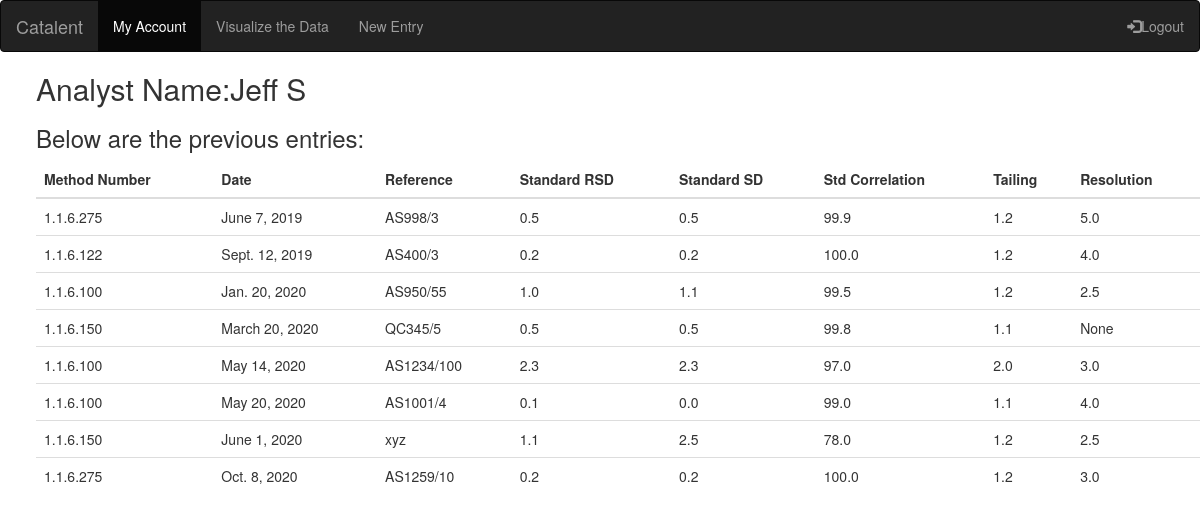
Page /myapp/list_entry (signed in) on the earlier database version.
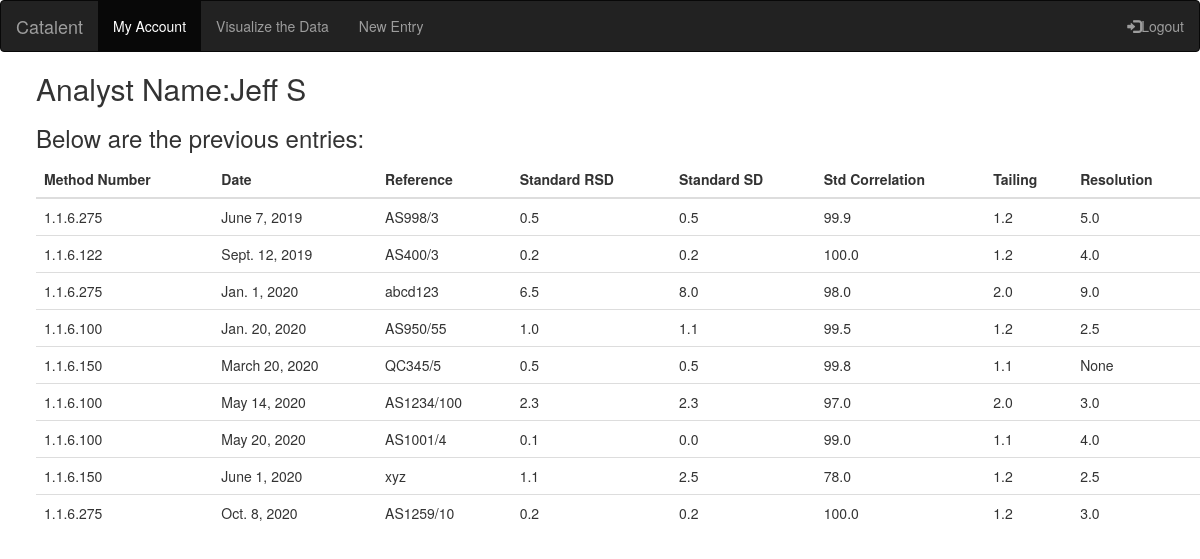
Same page on the later database version.
### myapp/models.py (models this page shows, shortened)
class Analysis(models.Model):
    analyst = models.ForeignKey(Analyst, on_delete=models.CASCADE)
    method = models.ForeignKey(Method, on_delete=models.CASCADE)
    date = models.DateField()
    reference = models.CharField(max_length=50)
    standard_RSD = models.FloatField()
    standardStdDev = models.FloatField()
    CorrelationOfStandards = models.FloatField(blank=True, null=True)
    peakTailing = models.FloatField(blank=True, null=True)
    resolution = models.FloatField(blank=True, null=True)
    class Meta:
        verbose_name_plural = "Analysis"
        ordering = ["date",]

class Method(models.Model):
    Method_Name = models.CharField(max_length=50,blank=True, null=True)
    Method_Number = models.CharField(max_length=50,blank=True, null=True)
    Method_ID = models.AutoField(primary_key=True)
    class Meta:
        verbose_name_plural = "Method"

### myapp/views.py (the view)
# urls.py: path(r'list_entry',views.list_entries, name='list_entry'),
def list_entries(request):
    if request.user.is_authenticated:
        print(request.user.username)
        analyst = Analyst.objects.get(first_name__iexact=request.user.username)
        analyst_details = Analysis.objects.filter(analyst__username__iexact=request.user.username)[:20]
        return render(request, 'myapp/list_entry.html', {'analyst_details': analyst_details, 'analyst': analyst})
    else:
        msg = 'Please login to see your entries'
        return render(request, 'myapp/order_response.html', {'msg': msg})

### myapp/templates/myapp/list_entry.html
{% extends 'myapp/base.html' %}
{% block body_block %}
<h2>Analyst Name:{{ analyst.first_name }} {{ analyst.last_name }}</h2>
    <h3>Below are the previous entries:</h3>
        <table class="table table-hover">
        <thead>
          <tr>
            <th>Method Number</th>
            <th>Date</th>
            <th>Reference</th>
            <th>Standard RSD</th>
            <th>Standard SD</th>
            <th>Std Correlation</th>
            <th>Tailing</th>
            <th>Resolution</th>
          </tr>
        </thead>
        <tbody>
        {% for ent in analyst_details %}
            <tr>
                <td>{{ ent.method.Method_Number }}</td>
                <td>{{ ent.date }}</td>
                <td>{{ ent.reference }}</td>
                <td>{{ ent.standard_RSD }}</td>
                <td>{{ ent.standardStdDev }}</td>
                <td>{{ ent.CorrelationOfStandards }}</td>
                <td>{{ ent.peakTailing }}</td>
                <td>{{ ent.resolution }}</td>
            </tr>
        {% endfor %}
        </tbody>
      </table>
{% endblock %}

### myapp/templates/myapp/base.html (shortened to what this page needs)
<!DOCTYPE html>
{% load static %}
<html>
    <head>
        <link rel="stylesheet" href="https://maxcdn.bootstrapcdn.com/bootstrap/3.4.1/css/bootstrap.min.css">
    </head>
    <body>
    <nav class="navbar navbar-inverse">
      <div class="container-fluid">
        <div class="navbar-header">
          <a class="navbar-brand" href="{% url 'myapp:user_login' %}">Catalent</a>
        </div>
          {% if request.session.username %}
            <ul class="nav navbar-nav">
              <li class="active"><a href="{% url 'myapp:list_entry' %}">My Account</a></li>
              <li><a href="{% url 'myapp:display' %}">Visualize the Data</a></li>
                <li><a href="{% url 'myapp:my_analysis' %}">New Entry</a></li>
            </ul>
            <ul class="nav navbar-nav navbar-right">
              <li><a href = "{% url 'myapp:user_logout' %}"><span class="glyphicon glyphicon-log-in"></span>Logout</a></li>
            </ul>
          {% endif %}
      </div>
</nav>
        <div style="padding-left: 3%">
            {% block body_block %} {% endblock %}
        </div>
 </body>
</html>

Differences in the rows shown:
added Analysis: method.Method_Number "1.1.6.275", date "Jan. 1, 2020", reference "abcd123", standard_RSD "6.5", standardStdDev "8.0", CorrelationOfStandards "98.0", peakTailing "2.0", resolution "9.0"
